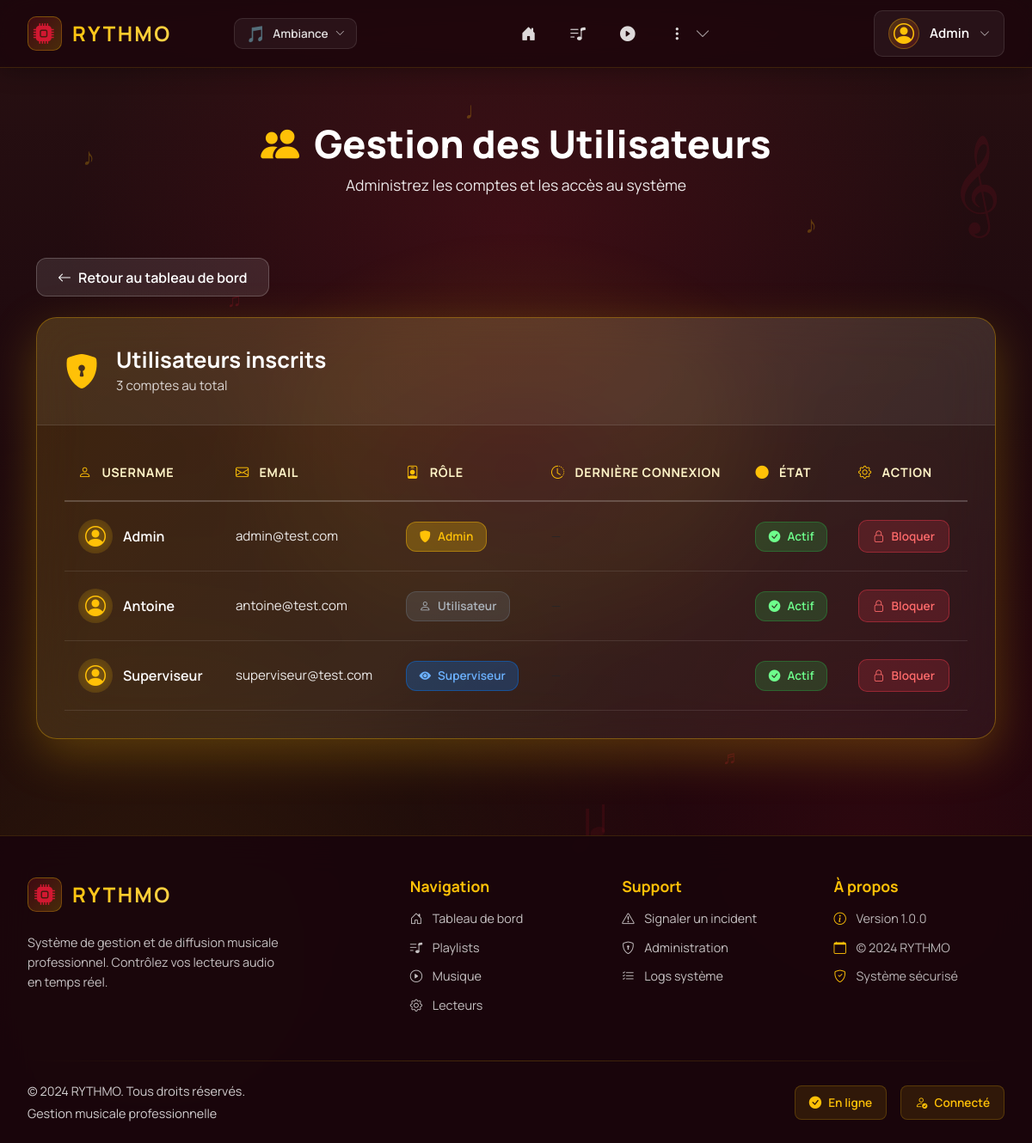
Screenshot of /admin/users/ (signed in) with the database file from the repository.
### tables this page shows
CREATE TABLE utilisateur(
   id_utilisateur INTEGER PRIMARY KEY,
   nom_utilisateur VARCHAR(50) UNIQUE NOT NULL,
   motdepasse VARCHAR(50) NOT NULL,
   prenom VARCHAR(50) NOT NULL,
   nom VARCHAR(50) NOT NULL,
   email VARCHAR(100) UNIQUE NOT NULL,
   nom_role VARCHAR(50) NOT NULL,
   FOREIGN KEY(nom_role) REFERENCES role(nom_role)
);

### app/controllers/AdminController.py (the view)
@admin_bp.route("/", endpoint="admin")
def list_users():
    admin_required()
    users = user_service.getUsers()
    metadata = {"title": "Admin - Gestion Utilisateurs", "pagename": "admin"}
    return render_template("admin.html", users=users, metadata=metadata)

### app/templates/admin.html (shortened to what this page needs)
{% extends 'layout.html' %}
{% block content %}
<div class="admin-hero">
  <div class="container">
    <h1><i class="bi bi-people-fill"></i> Gestion des Utilisateurs</h1>
    <p>Administrez les comptes et les accès au système</p>
  </div>
</div>
<div class="container mt-4 pb-5">
  <div class="admin-actions mb-4">
    <a href="{{ url_for('index') }}" class="btn btn-rythmo-back">
      <i class="bi bi-arrow-left"></i> Retour au tableau de bord
    </a>
  </div>
  <div class="admin-card">
    <div class="admin-card-header">
      <div class="admin-header-info">
        <i class="bi bi-shield-lock-fill"></i>
        <div>
          <h2>Utilisateurs inscrits</h2>
          <p>{{ users|length }} compte{{ 's' if users|length > 1 else '' }} au total</p>
        </div>
      </div>
    </div>
    <div class="admin-table-wrapper">
      <table class="admin-table">
        <thead>
          <tr>
            <th>
              <i class="bi bi-person"></i> Username
            </th>
            <th>
              <i class="bi bi-envelope"></i> Email
            </th>
            <th>
              <i class="bi bi-person-badge"></i> Rôle
            </th>
            <th>
              <i class="bi bi-clock-history"></i> Dernière connexion
            </th>
            <th>
              <i class="bi bi-circle-fill"></i> État
            </th>
            <th>
              <i class="bi bi-gear"></i> Action
            </th>
          </tr>
        </thead>
        <tbody>
          {% for u in users %}
          <tr class="admin-table-row">
            <td class="user-username">
              <div class="user-avatar">
                <i class="bi bi-person-circle"></i>
              </div>
              <span>{{ u.username }}</span>
            </td>
            <td class="user-email">{{ u.email }}</td>
            <td>
              <span class="role-badge role-{{ u.role|lower }}">
                {% if u.role == 'admin' %}
                  <i class="bi bi-shield-fill"></i> Admin
                {% elif u.role == 'superviseur' %}
                  <i class="bi bi-eye-fill"></i> Superviseur
                {% else %}
                  <i class="bi bi-person"></i> Utilisateur
                {% endif %}
              </span>
            </td>
            <td class="user-lastlogin">
              {% if u.last_login %}
                <i class="bi bi-check-circle"></i> {{ u.last_login }}
              {% else %}
                <span class="text-muted">—</span>
              {% endif %}
            </td>
            <td>
              {% if u.block_until %}
                <span class="status-badge status-blocked">
                  <i class="bi bi-x-circle-fill"></i> Bloqué
                </span>
              {% else %}
                <span class="status-badge status-active">
                  <i class="bi bi-check-circle-fill"></i> Actif
                </span>
              {% endif %}
            </td>
            <td class="user-actions">
              {% if u.block_until %}
                <a href="{{ url_for('admin.unblock_user', user_id=u.id) }}"
                   class="btn btn-action-unblock">
                  <i class="bi bi-unlock"></i> Débloquer
                </a>
              {% else %}
                <a href="{{ url_for('admin.block_user', user_id=u.id) }}"
                   class="btn btn-action-block"
                   onclick="return confirm('Êtes-vous sûr de vouloir bloquer cet utilisateur ?');">
                  <i class="bi bi-lock"></i> Bloquer
                </a>
              {% endif %}
            </td>
          </tr>
          {% endfor %}
        </tbody>
      </table>
    </div>
  </div>
</div>
{% endblock %}

### app/templates/layout.html (shortened to what this page needs)
<!DOCTYPE html>
<html lang="fr">
<head>
	<link href="https://cdn.jsdelivr.net/npm/bootstrap@5.3.8/dist/css/bootstrap.min.css" rel="stylesheet">
	<link rel="stylesheet" href="https://cdn.jsdelivr.net/npm/bootstrap-icons@1.13.1/font/bootstrap-icons.min.css">
</head>
<body class="{% if session.get('theme') == 'chill' %}romantique{% else %}{{ session.get('theme', 'default') }}{% endif %} {% if hide_layout %}no-layout{% endif %}">
	{% if session.get('theme', 'default') == 'default' %}
		{% include 'includes/theme-default-bg.html' %}
	{% endif %}
	{% if not hide_layout and session.get('logged') %}
		{% include 'includes/nav.html' %}
	{% endif %}
	{% block content %}{% endblock %}
	{% if not hide_layout and session.get('logged') %}
		{% include 'includes/footer.html' %}
	{% endif %}
</body>
</html>

### app/templates/includes/theme-default-bg.html (shortened to what this page needs)
<div class="theme-default-bg" aria-hidden="true">
	<div class="default-sky-glow"></div>
	<span class="default-clef-char default-clef-left">𝄞</span>
	<span class="default-clef-char default-clef-right">𝄞</span>
	<span class="default-note default-note-1">♪</span>
	<span class="default-note default-note-2">♫</span>
	<span class="default-note default-note-3">♩</span>
	<span class="default-note default-note-4">♬</span>
	<span class="default-note default-note-5">♪</span>
	<span class="default-note default-note-6">♫</span>
	<span class="default-note default-note-7">♩</span>
	<span class="default-note default-note-8">♬</span>
	<svg class="default-note-svg default-note-svg-1" viewBox="0 0 40 50" xmlns="http://www.w3.org/2000/svg">
		<ellipse cx="12" cy="42" rx="8" ry="6" fill="rgba(255,193,7,0.2)" transform="rotate(-20 12 42)"/>
		<rect x="17" y="8" width="3" height="34" fill="rgba(255,193,7,0.25)"/>
	</svg>
</div>

### app/templates/includes/nav.html (shortened to what this page needs)
{% if current_user %}
<nav class="navbar-modern fixed-top navbar-expand-lg">
  <div class="navbar-container">
    <div class="navbar-brand-section">
      <a class="navbar-brand-modern" href="{{ url_for('index') }}">
        <div class="brand-icon-wrapper">
          <i class="bi bi-cpu-fill"></i>
        </div>
        <span class="brand-text">RYTHMO</span>
      </a>
      <div class="music-visualizer" id="music-bar">
      </div>
      <div class="theme-switcher d-none d-md-block">
        <button class="theme-switcher-trigger" type="button" data-bs-toggle="dropdown" aria-expanded="false" title="Changer de thème">
          <span class="theme-switcher-icon">
            {% if theme == 'joyeux' %}☀️
            {% elif theme == 'triste' %}🌧️
            {% elif theme == 'nature' %}🌿
            {% elif theme == 'romantique' %}💕
            {% else %}🎵{% endif %}
          </span>
          <span class="theme-switcher-label d-none d-lg-inline">Ambiance</span>
          <i class="bi bi-chevron-down theme-switcher-arrow"></i>
        </button>
      </div>
    </div>
    <div class="navbar-nav-section">
      <div class="collapse navbar-collapse-modern" id="navbarNav">
        <ul class="navbar-nav-modern">
          <li class="nav-item-modern">
            <a class="nav-link-modern nav-link-icon-only" href="{{ url_for('index') }}">
              <i class="bi bi-house-door-fill"></i>
            </a>
          </li>
          <li class="nav-item-modern">
            <a class="nav-link-modern nav-link-icon-only" href="{{ url_for('playlist.playlists') }}">
              <i class="bi bi-music-note-list"></i>
            </a>
          </li>
          <li class="nav-item-modern">
            <a class="nav-link-modern nav-link-icon-only" href="{{ url_for('musique.musique') }}">
              <i class="bi bi-play-circle-fill"></i>
            </a>
          </li>
          {% if current_user.role in ["admin", "superviseur"] or current_user.role == "admin" %}
          <li class="nav-item-modern nav-item-dropdown">
            <button class="nav-link-modern nav-link-icon-only nav-more-btn" type="button" data-bs-toggle="dropdown" aria-expanded="false">
              <i class="bi bi-three-dots-vertical"></i>
              <i class="bi bi-chevron-down nav-dropdown-arrow"></i>
            </button>
          </li>
          {% endif %}
        </ul>
      </div>
    </div>
    <div class="navbar-user-section">
      <div class="user-dropdown">
        <button class="user-menu-trigger" type="button" data-bs-toggle="dropdown" aria-expanded="false">
          <div class="user-avatar-nav">
            <i class="bi bi-person-circle"></i>
          </div>
          <span class="username-text d-none d-lg-inline">{{ current_user.username }}</span>
          <i class="bi bi-chevron-down dropdown-arrow"></i>
        </button>
      </div>
    </div>
  </div>
</nav>
{% endif %}

### app/templates/includes/footer.html (shortened to what this page needs)
<footer class="footer-modern">
  <div class="footer-container">
    <div class="footer-main">
      <div class="footer-brand">
        <div class="footer-logo">
          <div class="footer-logo-icon">
            <i class="bi bi-cpu-fill"></i>
          </div>
          <span class="footer-brand-text">RYTHMO</span>
        </div>
        <p class="footer-description">
          Système de gestion et de diffusion musicale professionnel.
          Contrôlez vos lecteurs audio en temps réel.
        </p>
        <div class="footer-music-visualizer">
        </div>
      </div>
      <div class="footer-links">
        <h4>Navigation</h4>
        <ul>
          <li><a href="{{ url_for('index') }}"><i class="bi bi-house-door"></i> Tableau de bord</a></li>
          <li><a href="{{ url_for('playlist.playlists') }}"><i class="bi bi-music-note-list"></i> Playlists</a></li>
          <li><a href="{{ url_for('musique.musique') }}"><i class="bi bi-play-circle"></i> Musique</a></li>
          {% if current_user and current_user.role in ["admin", "superviseur"] %}
          <li><a href="{{ url_for('page_lecteurs') }}"><i class="bi bi-gear"></i> Lecteurs</a></li>
          {% endif %}
        </ul>
      </div>
      <div class="footer-links">
        <h4>Support</h4>
        <ul>
          <li><a href="{{ url_for('contact.contact') }}"><i class="bi bi-exclamation-triangle"></i> Signaler un incident</a></li>
          {% if current_user and current_user.role == "admin" %}
          <li><a href="{{ url_for('admin.admin') }}"><i class="bi bi-shield-lock"></i> Administration</a></li>
          <li><a href="{{ url_for('logs.logs') }}"><i class="bi bi-list-check"></i> Logs système</a></li>
          {% endif %}
        </ul>
      </div>
      <div class="footer-info">
        <h4>À propos</h4>
        <ul>
          <li><i class="bi bi-info-circle"></i> Version 1.0.0</li>
          <li><i class="bi bi-calendar"></i> © 2024 RYTHMO</li>
          <li><i class="bi bi-shield-check"></i> Système sécurisé</li>
        </ul>
      </div>
    </div>
    <div class="footer-divider"></div>
    <div class="footer-bottom">
      <div class="footer-copyright">
        <p>&copy; 2024 RYTHMO. Tous droits réservés.</p>
        <p class="footer-subtitle">Gestion musicale professionnelle</p>
      </div>
      <div class="footer-badges">
        <span class="footer-badge">
          <i class="bi bi-check-circle-fill"></i> En ligne
        </span>
        {% if current_user %}
        <span class="footer-badge">
          <i class="bi bi-person-check"></i> Connecté
        </span>
        {% endif %}
      </div>
    </div>
  </div>
</footer>

### rows the page displays
utilisateur: username "Admin", email "admin@test.com"
utilisateur: username "Antoine", email "antoine@test.com", shows "Utilisateur"
utilisateur: username "Superviseur", email "superviseur@test.com"

### other values shown
{{ users|length }} "3"
{{ 's' if users|length > 1 else '' }} "s"
